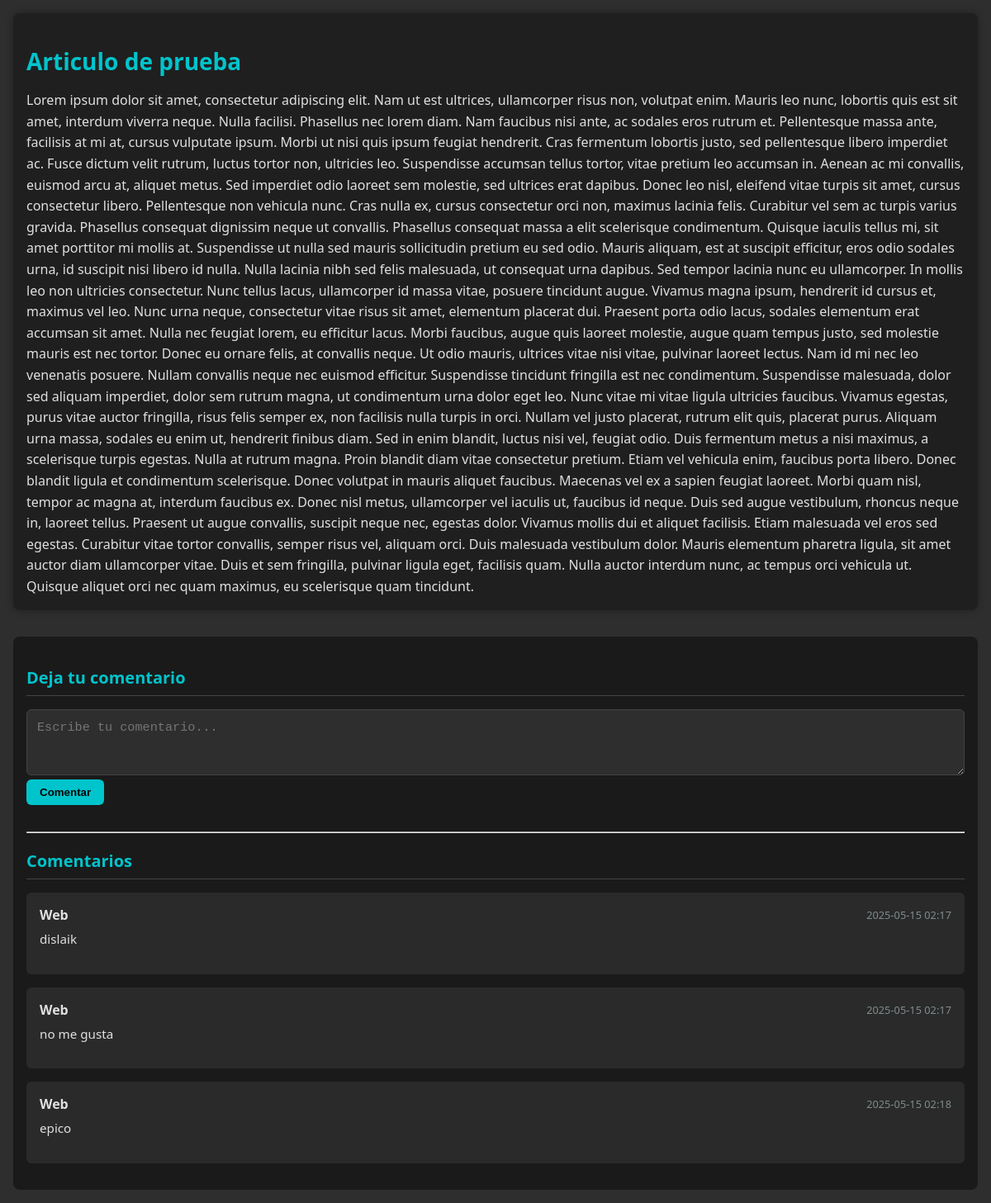
/publicaciones/1, run on the app's committed database.
### modelos/publicacion.py (models this page shows, shortened)
class Publicacion(db.Model):
    __tablename__ = 'publicaciones'
    id = Column(Integer, primary_key=True)
    titulo = Column(String(200), nullable=False)
    contenido = Column(Text, nullable=False)
    fecha_creacion = Column(DateTime, default=datetime.utcnow)
    usuario_id = Column(Integer, ForeignKey('usuarios.id', ondelete='CASCADE'))
    usuario = relationship("Usuario", back_populates="publicaciones")
    comentarios = relationship("Comentario", back_populates="publicacion", cascade="all, delete-orphan")
    suscripciones = relationship("Suscripcion", back_populates="publicacion", cascade="all, delete-orphan")

### modelos/comentario.py (models this page shows, shortened)
class Comentario(db.Model):
    __tablename__ = 'comentarios'
    id = Column(Integer, primary_key=True)
    contenido = Column(Text, nullable=False)
    fecha_creacion = Column(DateTime, default=datetime.utcnow)
    usuario_id = Column(Integer, ForeignKey('usuarios.id', ondelete='CASCADE'))
    publicacion_id = Column(Integer, ForeignKey('publicaciones.id', ondelete='CASCADE'))
    usuario = relationship("Usuario", back_populates="comentarios")
    publicacion = relationship("Publicacion", back_populates="comentarios")

### modelos/usuario.py (models this page shows, shortened)
class Usuario(db.Model):
    __tablename__ = 'usuarios'
    id = db.Column(db.Integer, primary_key=True)
    nombre = db.Column(db.String(100), nullable=False)
    activo = db.Column(db.Boolean, default=True)
    correo = db.Column(db.String(100), unique=True, nullable=False)
    contrasena = db.Column(db.String(255), nullable=False)
    cuentas_bancarias = relationship("CuentaBancaria", back_populates="usuario", passive_deletes=True)
    comentarios = relationship("Comentario", back_populates="usuario", passive_deletes=True)
    notificaciones = relationship("Notificacion", back_populates="usuario", passive_deletes=True)
    publicaciones = relationship("Publicacion", back_populates="usuario", passive_deletes=True)
    suscripciones = relationship("Suscripcion", back_populates="usuario", cascade="all, delete-orphan")
    siguiendo = relationship("SuscripcionAutor", foreign_keys="[SuscripcionAutor.subscriber_id]", back_populates="suscriptor", cascade="all, delete-orphan")
    seguidores = relationship("SuscripcionAutor", foreign_keys="[SuscripcionAutor.autor_id]", back_populates="autor", cascade="all, delete-orphan")

### rutas/publicacion_rutas.py (the view)
@publicacion_rutas.route('/<int:publicacion_id>', methods=['GET'])
def ver_publicacion(publicacion_id):
    publicacion = PublicacionService.obtener_publicacion_o_404(publicacion_id)
    return render_template('publicacion_detalle.html', publicacion=publicacion)

### app.py (called while the page is built)
def create_app():
    app = crear_app()
    app.register_blueprint(cuenta_rutas, url_prefix='/cuentas')
    app.register_blueprint(categoria_rutas, url_prefix='/categorias')
    app.register_blueprint(presupuesto_rutas, url_prefix='/presupuestos')
    app.register_blueprint(usuario_rutas, url_prefix='/usuarios')
    app.register_blueprint(transaccion_rutas, url_prefix='/transacciones')
    app.register_blueprint(api_rutas, url_prefix='/api')
    app.register_blueprint(publicacion_rutas)
    app.register_blueprint(autor_rutas)
    app.register_blueprint(notificacion_rutas)
    app.register_blueprint(index_rutas)
    init_logging(app)
    @app.context_processor
    def inject_csrf_token():
        return dict(csrf_token=generar_token_csrf)
    return app

### servicios/base_datos.py (called while the page is built)
    @staticmethod
    def obtener_por_id(modelo, id_):
        return modelo.query.get(id_)

### servicios/publicacion_servicio.py (called while the page is built)
    @staticmethod
    def obtener_publicacion_o_404(publicacion_id: int):
        publicacion = ServicioBaseDatos.obtener_por_id(Publicacion, publicacion_id)
        if not publicacion:
            abort(404, description="Publicación no encontrada")
        return publicacion

### templates/publicacion_detalle.html (shortened to what this page needs)
<!DOCTYPE html>
<html lang="en">
<head>
  <link rel="stylesheet" href="{{ url_for('static', filename='css/comentario.css') }}">
</head>
<body>
  <div class="page-content">
    <article>
      <h1>
        <a href="{{ url_for('publicacion_rutas.ver_publicacion', publicacion_id=publicacion.id) }}">
          {{ publicacion.titulo }}
        </a>
      </h1>
      <div class="mt-4">
        {{ publicacion.contenido }}
      </div>
    </article>
    <section class="comments-section">
      <h3>Deja tu comentario</h3>
      <form class="comment-form"
            action="{{ url_for('publicacion_rutas.crear_comentario', publicacion_id=publicacion.id) }}"
            method="post">
        <div class="form-group">
          <textarea name="contenido"
                    rows="3"
                    placeholder="Escribe tu comentario..."
                    required>{{ request.form.contenido or '' }}</textarea>
        </div>
        <button type="submit">Comentar</button>
      </form>
      <hr>
      <h3>Comentarios</h3>
      <div class="comments-list">
        {% if publicacion.comentarios %}
          {% for c in publicacion.comentarios %}
            <div class="comment">
              <div class="comment-header">
                <h5>{{ c.usuario.nombre }}</h5>
                <small>{{ c.fecha_creacion.strftime('%Y-%m-%d %H:%M') }}</small>
              </div>
              <div class="comment-body">
                <p>{{ c.contenido }}</p>
              </div>
            </div>
          {% endfor %}
        {% else %}
          <p>No hay comentarios aún. ¡Sé el primero!</p>
        {% endif %}
      </div>
    </section>
  </div>
</body>
</html>

### static/css/comentario.css (style rules this page uses)
body { background-color: #2e2e2e; color: #e0e0e0; font-family: 'Segoe UI', Tahoma, Geneva, Verdana, sans-serif; margin: 0; padding: 0; }
.page-content { max-width: 1200px; margin: 2rem auto; padding: 0 1rem; }
article { background-color: #1f1f1f; padding: 1.5rem; border-radius: 8px; box-shadow: 0 0 10px rgba(0,0,0,0.3); margin-bottom: 2rem; }
article h1 { margin-bottom: 1rem; font-size: 1.75rem; }
article h1 a { color: #00c4cc; text-decoration: none; }
article .mt-4 { margin-top: 1rem; line-height: 1.6; }
.comments-section { background-color: #1a1a1a; padding: 1.5rem; border-radius: 8px; }
.comments-section h3 { color: #00c4cc; margin-bottom: 1rem; font-size: 1.25rem; border-bottom: 1px solid #444; padding-bottom: 0.5rem; }
.comment-form { margin-bottom: 2rem; }
.comment-form .form-group textarea { box-sizing: border-box; width: 100%; max-width: 100%; background-color: #2e2e2e; border: 1px solid #444; border-radius: 6px; color: #e0e0e0; padding: 0.75rem; font-size: 0.95rem; resize: vertical; }
.comment-form button { background-color: #00c4cc; color: black; border: none; padding: 0.5rem 1rem; border-radius: 6px; font-weight: bold; cursor: pointer; }
.comments-list { margin-top: 1rem; }
.comment { background-color: #2a2a2a; padding: 1rem; border-radius: 6px; margin-bottom: 1rem; }
.comment-header { display: flex; justify-content: space-between; align-items: center; }
.comment-header h5 { font-size: 1rem; margin: 0; color: #e0e0e0; }
.comment-header small { color: #7f8c8d; font-size: 0.8rem; }
.comment-body p { margin-top: 0.5rem; font-size: 0.95rem; line-height: 1.4; }
@media (max-width: 1200px) { .page-content { margin: 1rem; padding: 0; } }
@media (max-width: 1200px) { article, .comments-section { padding: 1rem; } }

### data on the page
Publicacion: titulo "Articulo de prueba", contenido "Lorem ipsum dolor sit amet, consectetur adipiscing elit. Nam ut est ultrices, ullamcorper risus non, volutpat enim. Mauris leo nunc, lobortis quis est sit amet, interdum viverra neque. Nulla facilisi. Phasellus nec lorem diam. Nam faucibus nisi ante, ac sodales eros rutrum et. Pellentesque massa ante, facilisis at mi at, cursus vulputate ipsum. Morbi ut nisi quis ipsum feugiat hendrerit. Cras fermentum lobortis justo, sed pellentesque libero imperdiet ac. Fusce dictum velit rutrum, luctus tortor non, ultricies leo. Suspendisse accumsan tellus tortor, vitae pretium leo accumsan in. Aenean ac mi convallis, euismod arcu at, aliquet metus. Sed imperdiet odio laoreet sem molestie, sed ultrices…"
Comentario: usuario.nombre "Web", fecha_creacion "2025-05-15 02:17", contenido "dislaik"
Comentario: usuario.nombre "Web", fecha_creacion "2025-05-15 02:17", contenido "no me gusta"
Comentario: usuario.nombre "Web", fecha_creacion "2025-05-15 02:18", contenido "epico"
